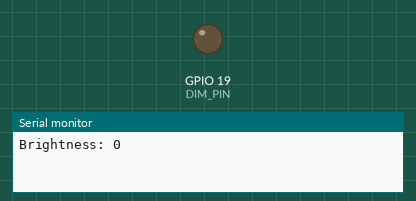
Recording of a sketch running on a simulated ESP32. On the bench: output pins drawn as LEDs (lit = HIGH), the last lines printed to the serial monitor.

Above: at 0.05 s.
At 4.95 s:
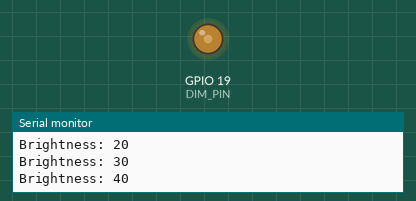
At 9.95 s:
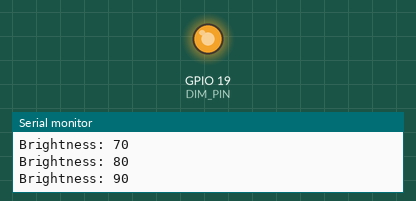
At 19.95 s:
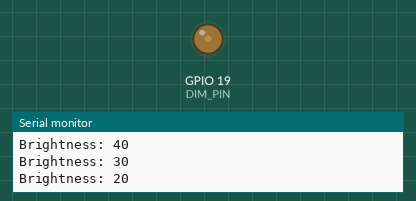
Timing chart, 0 to 28.6 s (numbered marks = the images above):
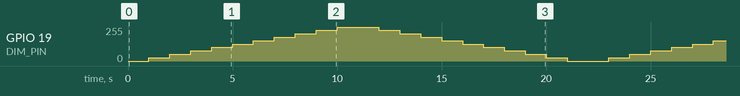

The sketch:

AcDimmerCycle.ino
```cpp
#include <RBDdimmer.h>

#define ZC_PIN 34  // Zero-Crossing pin
#define DIM_PIN 19  // PWM/Triac pin

// Initialize the dimmer
dimmerLamp dimmer(DIM_PIN, ZC_PIN);

void setup() {
    Serial.begin(115200);

    // Set dimmer mode
    dimmer.begin(NORMAL_MODE, ON);
}

void loop() {
    for (int brightness = 0; brightness <= 100; brightness += 10) {
        dimmer.setPower(brightness);
        Serial.print("Brightness: ");
        Serial.println(brightness);
        delay(1000);
    }

    for (int brightness = 100; brightness >= 0; brightness -= 10) {
        dimmer.setPower(brightness);
        Serial.print("Brightness: ");
        Serial.println(brightness);
        delay(1000);
    }
}
```
